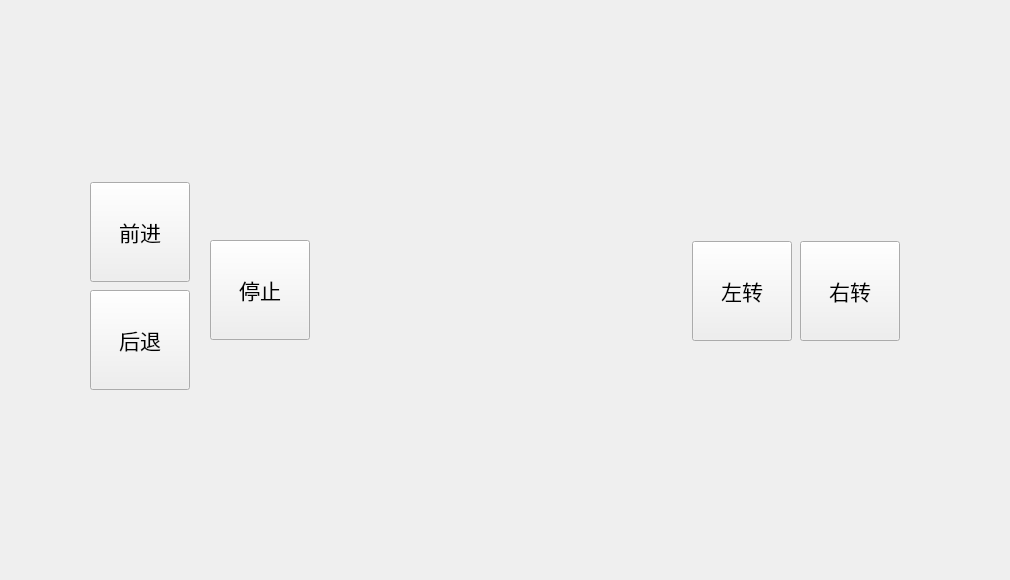
<?xml version="1.0" encoding="UTF-8"?>
<ui version="4.0">
 <class>Control</class>
 <widget class="QWidget" name="Control">
  <property name="geometry">
   <rect>
    <x>0</x>
    <y>0</y>
    <width>1010</width>
    <height>580</height>
   </rect>
  </property>
  <property name="minimumSize">
   <size>
    <width>1010</width>
    <height>580</height>
   </size>
  </property>
  <property name="windowTitle">
   <string>Form</string>
  </property>
  <widget class="QPushButton" name="pushButton_Stop">
   <property name="geometry">
    <rect>
     <x>210</x>
     <y>240</y>
     <width>100</width>
     <height>100</height>
    </rect>
   </property>
   <property name="minimumSize">
    <size>
     <width>100</width>
     <height>100</height>
    </size>
   </property>
   <property name="maximumSize">
    <size>
     <width>100</width>
     <height>100</height>
    </size>
   </property>
   <property name="font">
    <font>
     <pointsize>16</pointsize>
    </font>
   </property>
   <property name="text">
    <string>停止</string>
   </property>
  </widget>
  <widget class="QWidget" name="">
   <property name="geometry">
    <rect>
     <x>90</x>
     <y>180</y>
     <width>102</width>
     <height>214</height>
    </rect>
   </property>
   <layout class="QVBoxLayout" name="verticalLayout">
    <item>
     <widget class="QPushButton" name="pushButton_Move_forward">
      <property name="minimumSize">
       <size>
        <width>100</width>
        <height>100</height>
       </size>
      </property>
      <property name="maximumSize">
       <size>
        <width>100</width>
        <height>100</height>
       </size>
      </property>
      <property name="font">
       <font>
        <pointsize>16</pointsize>
       </font>
      </property>
      <property name="text">
       <string>前进</string>
      </property>
     </widget>
    </item>
    <item>
     <widget class="QPushButton" name="pushButton_Move_backward">
      <property name="minimumSize">
       <size>
        <width>100</width>
        <height>100</height>
       </size>
      </property>
      <property name="maximumSize">
       <size>
        <width>100</width>
        <height>100</height>
       </size>
      </property>
      <property name="font">
       <font>
        <pointsize>16</pointsize>
       </font>
      </property>
      <property name="text">
       <string>后退</string>
      </property>
     </widget>
    </item>
   </layout>
  </widget>
  <widget class="QWidget" name="">
   <property name="geometry">
    <rect>
     <x>690</x>
     <y>240</y>
     <width>214</width>
     <height>102</height>
    </rect>
   </property>
   <layout class="QHBoxLayout" name="horizontalLayout">
    <item>
     <widget class="QPushButton" name="pushButton_Turn_left">
      <property name="minimumSize">
       <size>
        <width>100</width>
        <height>100</height>
       </size>
      </property>
      <property name="maximumSize">
       <size>
        <width>100</width>
        <height>100</height>
       </size>
      </property>
      <property name="font">
       <font>
        <pointsize>16</pointsize>
       </font>
      </property>
      <property name="text">
       <string>左转</string>
      </property>
     </widget>
    </item>
    <item>
     <widget class="QPushButton" name="pushButton_Turn_right">
      <property name="minimumSize">
       <size>
        <width>100</width>
        <height>100</height>
       </size>
      </property>
      <property name="maximumSize">
       <size>
        <width>100</width>
        <height>100</height>
       </size>
      </property>
      <property name="font">
       <font>
        <pointsize>16</pointsize>
       </font>
      </property>
      <property name="text">
       <string>右转</string>
      </property>
     </widget>
    </item>
   </layout>
  </widget>
 </widget>
 <resources/>
 <connections/>
</ui>
